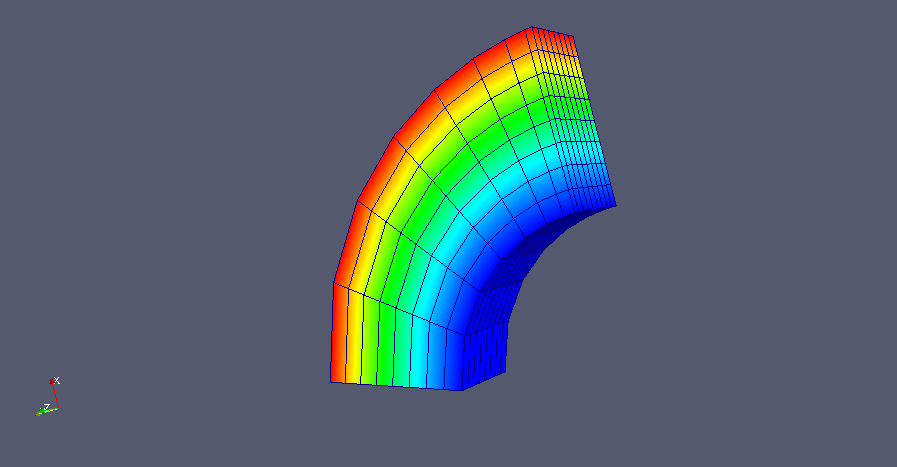

Source code (Python):
from abapy.mesh import RegularQuadMesh
from abapy.indentation import IndentationMesh
import numpy as np

def tensor_function(x, y, z, labels):
  """
  Vector function used to produced the displacement field.
  """
  r0 = 1.
  theta = .5 * np.pi * x
  r = y + r0
  s11 = z + x
  s22 = z + y
  s33 = x**2
  s12 = y**2
  s13 = x + y 
  s23 = z
  return s11, s22, s33, s12, s13, s23 

def vector_function(x, y, z, labels):
  """
  Vector function used to produced the displacement field.
  """
  r0 = 1.
  theta = .5 * np.pi * x
  r = y + r0
  ux = -x + r * np.cos(theta**2)
  uy = -y + r * np.sin(theta**2)
  uz = 0. * z
  return ux, uy, uz

def scalar_function(x, y, z, labels):
  """
  Scalar function used to produced the plotted field.
  """
  return x**2 + y**2
#MESH GENERATION
N1, N2, N3 = 8, 8, 8
l1, l2, l3 = .75, 1., .5
m = RegularQuadMesh(N1 = N1, N2 = N2, l1 = l1, l2 = l2).extrude(N = N3, l = l3)
#FIELDS GENERATION
s = m.nodes.eval_tensorFunction(tensor_function)
m.add_field(s, "s")
u = m.nodes.eval_vectorFunction(vector_function)
m.add_field(u, "u")
m.nodes.apply_displacement(u)
f = m.nodes.eval_function(scalar_function)
m.add_field(f, "f")
m.dump2vtk("Mesh-dump2vtk.vtk")
